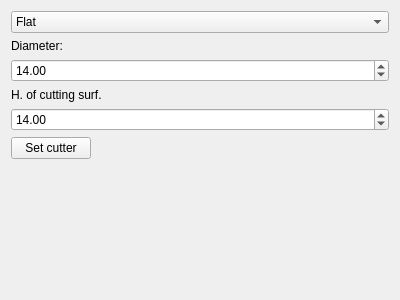
<?xml version="1.0" encoding="UTF-8"?>
<ui version="4.0">
 <class>CutterSettingsForm</class>
 <widget class="QWidget" name="CutterSettingsForm">
  <property name="geometry">
   <rect>
    <x>0</x>
    <y>0</y>
    <width>400</width>
    <height>300</height>
   </rect>
  </property>
  <property name="windowTitle">
   <string>Form</string>
  </property>
  <layout class="QVBoxLayout" name="verticalLayout">
   <item>
    <widget class="QComboBox" name="typeBox">
     <item>
      <property name="text">
       <string>Flat</string>
      </property>
     </item>
     <item>
      <property name="text">
       <string>Round</string>
      </property>
     </item>
    </widget>
   </item>
   <item>
    <widget class="QLabel" name="label">
     <property name="text">
      <string>Diameter:</string>
     </property>
    </widget>
   </item>
   <item>
    <widget class="QDoubleSpinBox" name="diameterBox">
     <property name="minimum">
      <double>0.010000000000000</double>
     </property>
     <property name="value">
      <double>14.000000000000000</double>
     </property>
    </widget>
   </item>
   <item>
    <widget class="QLabel" name="label_2">
     <property name="text">
      <string>H. of cutting surf.</string>
     </property>
    </widget>
   </item>
   <item>
    <widget class="QDoubleSpinBox" name="cutterHeightBox">
     <property name="minimum">
      <double>0.010000000000000</double>
     </property>
     <property name="value">
      <double>14.000000000000000</double>
     </property>
    </widget>
   </item>
   <item>
    <layout class="QHBoxLayout" name="horizontalLayout">
     <item>
      <widget class="QPushButton" name="resetButton">
       <property name="text">
        <string>Set cutter</string>
       </property>
      </widget>
     </item>
     <item>
      <spacer name="horizontalSpacer">
       <property name="orientation">
        <enum>Qt::Horizontal</enum>
       </property>
       <property name="sizeHint" stdset="0">
        <size>
         <width>40</width>
         <height>20</height>
        </size>
       </property>
      </spacer>
     </item>
    </layout>
   </item>
   <item>
    <spacer name="verticalSpacer">
     <property name="orientation">
      <enum>Qt::Vertical</enum>
     </property>
     <property name="sizeHint" stdset="0">
      <size>
       <width>20</width>
       <height>40</height>
      </size>
     </property>
    </spacer>
   </item>
  </layout>
 </widget>
 <resources/>
 <connections/>
</ui>
